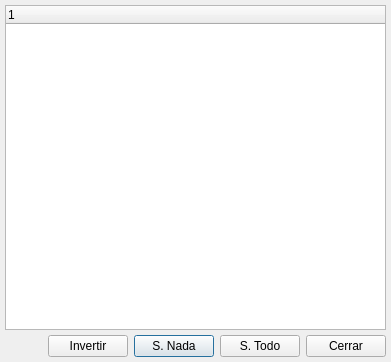
<ui version="4.0" >
 <class>SelectCanalBase</class>
 <widget class="QDialog" name="SelectCanalBase" >
  <property name="geometry" >
   <rect>
    <x>0</x>
    <y>0</y>
    <width>391</width>
    <height>362</height>
   </rect>
  </property>
  <property name="windowTitle" >
   <string>Selector de Canales</string>
  </property>
  <property name="windowIcon" >
   <iconset resource="../../../bulmages.qrc" >:/BulmaCont32x32/images/pendientes/i_canales.xpm</iconset>
  </property>
  <layout class="QGridLayout" >
   <property name="margin" >
    <number>5</number>
   </property>
   <property name="spacing" >
    <number>5</number>
   </property>
   <item row="1" column="0" >
    <layout class="QGridLayout" >
     <property name="margin" >
      <number>0</number>
     </property>
     <property name="spacing" >
      <number>6</number>
     </property>
     <item row="0" column="2" >
      <widget class="QPushButton" name="mui_nada" >
       <property name="text" >
        <string>S. Nada</string>
       </property>
      </widget>
     </item>
     <item row="0" column="1" >
      <widget class="QPushButton" name="mui_invertir" >
       <property name="text" >
        <string>Invertir</string>
       </property>
      </widget>
     </item>
     <item row="0" column="3" >
      <widget class="QPushButton" name="mui_todo" >
       <property name="text" >
        <string>S. Todo</string>
       </property>
      </widget>
     </item>
     <item row="0" column="4" >
      <widget class="QPushButton" name="mui_cerrar" >
       <property name="text" >
        <string>Cerrar</string>
       </property>
      </widget>
     </item>
     <item row="0" column="0" >
      <spacer>
       <property name="orientation" >
        <enum>Qt::Horizontal</enum>
       </property>
       <property name="sizeType" >
        <enum>QSizePolicy::Expanding</enum>
       </property>
       <property name="sizeHint" >
        <size>
         <width>68</width>
         <height>21</height>
        </size>
       </property>
      </spacer>
     </item>
    </layout>
   </item>
   <item row="0" column="0" >
    <widget class="QTreeWidget" name="m_listCanales" />
   </item>
  </layout>
 </widget>
 <layoutdefault spacing="6" margin="11" />
 <pixmapfunction>qPixmapFromMimeSource</pixmapfunction>
 <resources>
  <include location="../../../bulmages.qrc" />
 </resources>
 <connections>
  <connection>
   <sender>mui_cerrar</sender>
   <signal>clicked()</signal>
   <receiver>SelectCanalBase</receiver>
   <slot>close()</slot>
   <hints>
    <hint type="sourcelabel" >
     <x>349</x>
     <y>332</y>
    </hint>
    <hint type="destinationlabel" >
     <x>379</x>
     <y>356</y>
    </hint>
   </hints>
  </connection>
 </connections>
</ui>
